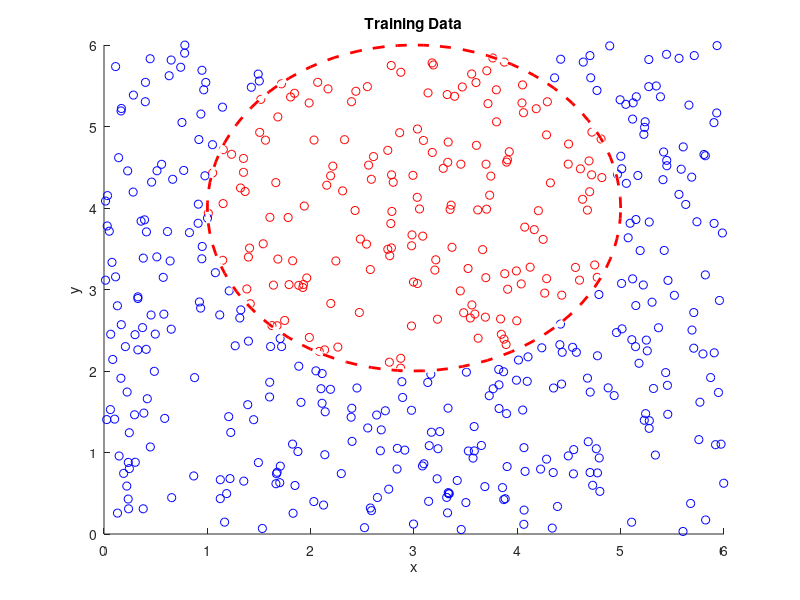

Reproduce this figure in MATLAB. (Note: this script raises an error after producing the figure.)
clc
clear
close all

x_c = 3;
y_c = 4;
r = 2;
num_points = 500;
x = rand(num_points, 1) * 6; 
y = rand(num_points, 1) * 6; 
labels = ((x - x_c).^2 + (y - y_c).^2 <= r^2);

figure;
scatter(x(labels == 1), y(labels == 1), 'r'); 
hold on; 
scatter(x(labels == 0), y(labels == 0), 'b');
viscircles([x_c y_c], r, 'LineStyle', '--');
xlabel('x');
ylabel('y');
title('Training Data');

inputs = [x, y]';
targets = labels';

net = feedforwardnet([10, 10]);
net = train(net, inputs, targets);

[x_grid, y_grid] = meshgrid(0:0.1:6, 0:0.1:6);
grid_points = [x_grid(:), y_grid(:)]';
predictions = net(grid_points);
predictions = reshape(predictions, size(x_grid));

figure;
contourf(x_grid, y_grid, predictions, [0.5 0.5], 'k'); 
hold on;
scatter(x(labels == 1), y(labels == 1), 'r');
scatter(x(labels == 0), y(labels == 0), 'b');
viscircles([x_c y_c], r, 'LineStyle', '--');
xlabel('x');
ylabel('y');
title('Decision Boundary');
